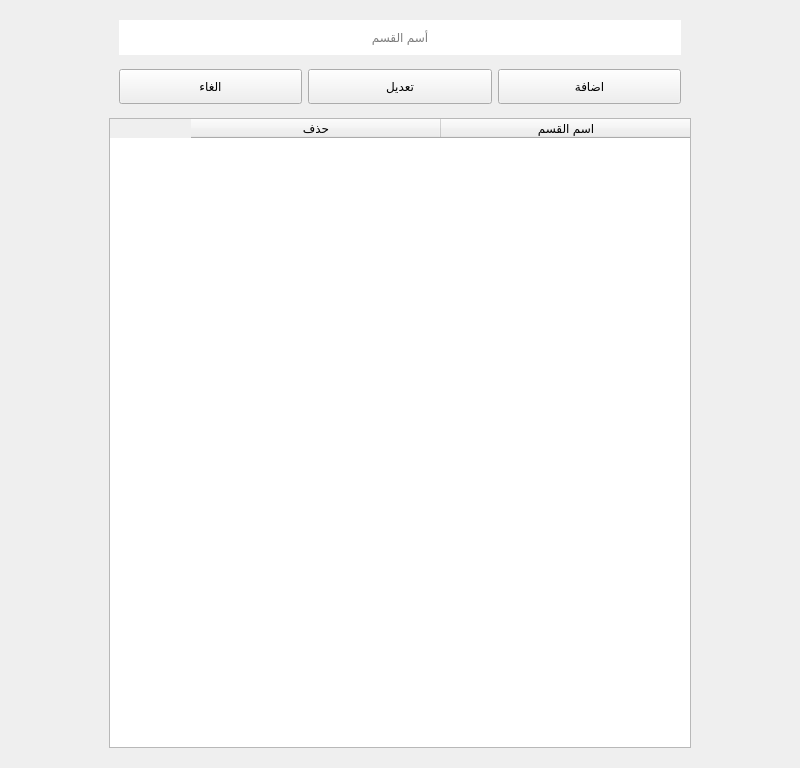
<?xml version="1.0" encoding="UTF-8"?>
<ui version="4.0">
 <class>Form</class>
 <widget class="QWidget" name="Form">
  <property name="geometry">
   <rect>
    <x>0</x>
    <y>0</y>
    <width>800</width>
    <height>768</height>
   </rect>
  </property>
  <property name="minimumSize">
   <size>
    <width>0</width>
    <height>0</height>
   </size>
  </property>
  <property name="windowTitle">
   <string>Form</string>
  </property>
  <layout class="QHBoxLayout" name="horizontalLayout">
   <item>
    <spacer name="horizontalSpacer">
     <property name="orientation">
      <enum>Qt::Horizontal</enum>
     </property>
     <property name="sizeHint" stdset="0">
      <size>
       <width>40</width>
       <height>20</height>
      </size>
     </property>
    </spacer>
   </item>
   <item>
    <widget class="QFrame" name="frame">
     <property name="minimumSize">
      <size>
       <width>600</width>
       <height>0</height>
      </size>
     </property>
     <property name="frameShape">
      <enum>QFrame::NoFrame</enum>
     </property>
     <property name="frameShadow">
      <enum>QFrame::Raised</enum>
     </property>
     <layout class="QVBoxLayout" name="verticalLayout_2">
      <property name="spacing">
       <number>14</number>
      </property>
      <item>
       <widget class="QFrame" name="frame_3">
        <property name="minimumSize">
         <size>
          <width>0</width>
          <height>0</height>
         </size>
        </property>
        <property name="frameShape">
         <enum>QFrame::NoFrame</enum>
        </property>
        <property name="frameShadow">
         <enum>QFrame::Raised</enum>
        </property>
        <layout class="QVBoxLayout" name="verticalLayout">
         <property name="spacing">
          <number>14</number>
         </property>
         <property name="leftMargin">
          <number>10</number>
         </property>
         <property name="topMargin">
          <number>0</number>
         </property>
         <property name="rightMargin">
          <number>10</number>
         </property>
         <property name="bottomMargin">
          <number>0</number>
         </property>
         <item>
          <widget class="QFrame" name="field">
           <property name="frameShape">
            <enum>QFrame::NoFrame</enum>
           </property>
           <property name="frameShadow">
            <enum>QFrame::Raised</enum>
           </property>
           <layout class="QHBoxLayout" name="horizontalLayout_4">
            <property name="spacing">
             <number>0</number>
            </property>
            <property name="leftMargin">
             <number>0</number>
            </property>
            <property name="topMargin">
             <number>0</number>
            </property>
            <property name="rightMargin">
             <number>0</number>
            </property>
            <property name="bottomMargin">
             <number>0</number>
            </property>
            <item>
             <widget class="QLineEdit" name="name">
              <property name="minimumSize">
               <size>
                <width>0</width>
                <height>35</height>
               </size>
              </property>
              <property name="maximumSize">
               <size>
                <width>16777215</width>
                <height>35</height>
               </size>
              </property>
              <property name="layoutDirection">
               <enum>Qt::RightToLeft</enum>
              </property>
              <property name="styleSheet">
               <string notr="true">border:none;
text-align: right;</string>
              </property>
              <property name="alignment">
               <set>Qt::AlignCenter</set>
              </property>
              <property name="placeholderText">
               <string>أسم القسم</string>
              </property>
             </widget>
            </item>
           </layout>
          </widget>
         </item>
         <item>
          <widget class="QFrame" name="btns">
           <property name="maximumSize">
            <size>
             <width>16777215</width>
             <height>45</height>
            </size>
           </property>
           <property name="frameShape">
            <enum>QFrame::NoFrame</enum>
           </property>
           <property name="frameShadow">
            <enum>QFrame::Raised</enum>
           </property>
           <layout class="QHBoxLayout" name="horizontalLayout_5">
            <property name="leftMargin">
             <number>0</number>
            </property>
            <property name="topMargin">
             <number>0</number>
            </property>
            <property name="rightMargin">
             <number>0</number>
            </property>
            <property name="bottomMargin">
             <number>0</number>
            </property>
            <item>
             <widget class="QPushButton" name="cancle_btn">
              <property name="sizePolicy">
               <sizepolicy hsizetype="Expanding" vsizetype="Fixed">
                <horstretch>0</horstretch>
                <verstretch>0</verstretch>
               </sizepolicy>
              </property>
              <property name="minimumSize">
               <size>
                <width>0</width>
                <height>35</height>
               </size>
              </property>
              <property name="maximumSize">
               <size>
                <width>16777215</width>
                <height>35</height>
               </size>
              </property>
              <property name="text">
               <string>الغاء</string>
              </property>
             </widget>
            </item>
            <item>
             <widget class="QPushButton" name="edit_btn">
              <property name="sizePolicy">
               <sizepolicy hsizetype="Expanding" vsizetype="Fixed">
                <horstretch>0</horstretch>
                <verstretch>0</verstretch>
               </sizepolicy>
              </property>
              <property name="minimumSize">
               <size>
                <width>0</width>
                <height>35</height>
               </size>
              </property>
              <property name="maximumSize">
               <size>
                <width>16777215</width>
                <height>35</height>
               </size>
              </property>
              <property name="text">
               <string>تعديل</string>
              </property>
             </widget>
            </item>
            <item>
             <widget class="QPushButton" name="add_new">
              <property name="sizePolicy">
               <sizepolicy hsizetype="Expanding" vsizetype="Fixed">
                <horstretch>0</horstretch>
                <verstretch>0</verstretch>
               </sizepolicy>
              </property>
              <property name="minimumSize">
               <size>
                <width>0</width>
                <height>35</height>
               </size>
              </property>
              <property name="maximumSize">
               <size>
                <width>16777215</width>
                <height>35</height>
               </size>
              </property>
              <property name="text">
               <string>اضافة</string>
              </property>
             </widget>
            </item>
           </layout>
          </widget>
         </item>
        </layout>
       </widget>
      </item>
      <item>
       <widget class="QFrame" name="tableContainer">
        <property name="minimumSize">
         <size>
          <width>0</width>
          <height>0</height>
         </size>
        </property>
        <property name="frameShape">
         <enum>QFrame::NoFrame</enum>
        </property>
        <property name="frameShadow">
         <enum>QFrame::Raised</enum>
        </property>
        <layout class="QHBoxLayout" name="horizontalLayout_3">
         <property name="spacing">
          <number>0</number>
         </property>
         <property name="leftMargin">
          <number>0</number>
         </property>
         <property name="topMargin">
          <number>0</number>
         </property>
         <property name="rightMargin">
          <number>0</number>
         </property>
         <property name="bottomMargin">
          <number>0</number>
         </property>
         <item>
          <widget class="QTableWidget" name="table">
           <property name="layoutDirection">
            <enum>Qt::RightToLeft</enum>
           </property>
           <property name="frameShape">
            <enum>QFrame::StyledPanel</enum>
           </property>
           <property name="sizeAdjustPolicy">
            <enum>QAbstractScrollArea::AdjustIgnored</enum>
           </property>
           <property name="editTriggers">
            <set>QAbstractItemView::NoEditTriggers</set>
           </property>
           <property name="selectionMode">
            <enum>QAbstractItemView::SingleSelection</enum>
           </property>
           <property name="selectionBehavior">
            <enum>QAbstractItemView::SelectRows</enum>
           </property>
           <property name="rowCount">
            <number>0</number>
           </property>
           <property name="columnCount">
            <number>2</number>
           </property>
           <attribute name="horizontalHeaderDefaultSectionSize">
            <number>250</number>
           </attribute>
           <attribute name="verticalHeaderVisible">
            <bool>false</bool>
           </attribute>
           <attribute name="verticalHeaderMinimumSectionSize">
            <number>40</number>
           </attribute>
           <attribute name="verticalHeaderDefaultSectionSize">
            <number>40</number>
           </attribute>
           <column>
            <property name="text">
             <string>اسم القسم</string>
            </property>
           </column>
           <column>
            <property name="text">
             <string>حذف</string>
            </property>
           </column>
          </widget>
         </item>
        </layout>
       </widget>
      </item>
     </layout>
    </widget>
   </item>
   <item>
    <spacer name="horizontalSpacer_2">
     <property name="orientation">
      <enum>Qt::Horizontal</enum>
     </property>
     <property name="sizeHint" stdset="0">
      <size>
       <width>40</width>
       <height>20</height>
      </size>
     </property>
    </spacer>
   </item>
  </layout>
 </widget>
 <resources/>
 <connections/>
</ui>
